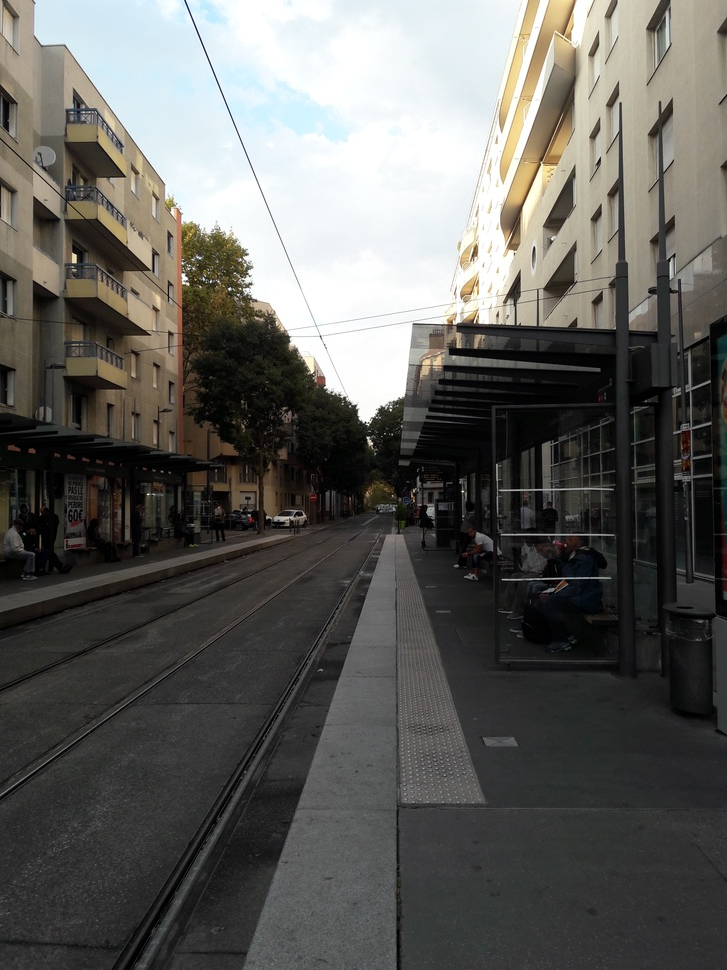
#> input picture Ressources/20180930_181636.jpg, 727 x 970 px, shrunk from 3096 x 4128 before the run
$ python test_deconvolution.py ../Ressources/20180930_181636.jpg
#> lines starting #> are read from the running program, lines starting #| are printed output that depends on the picture
from __future__ import print_function

import numpy as np
import cv2 as cv

# local module
# from common import nothing


def blur_edge(img, d=31):
#> called with d = 31
    h, w  = img.shape[:2]
#> h = 970; w = 727
    img_pad = cv.copyMakeBorder(img, d, d, d, d, cv.BORDER_WRAP)
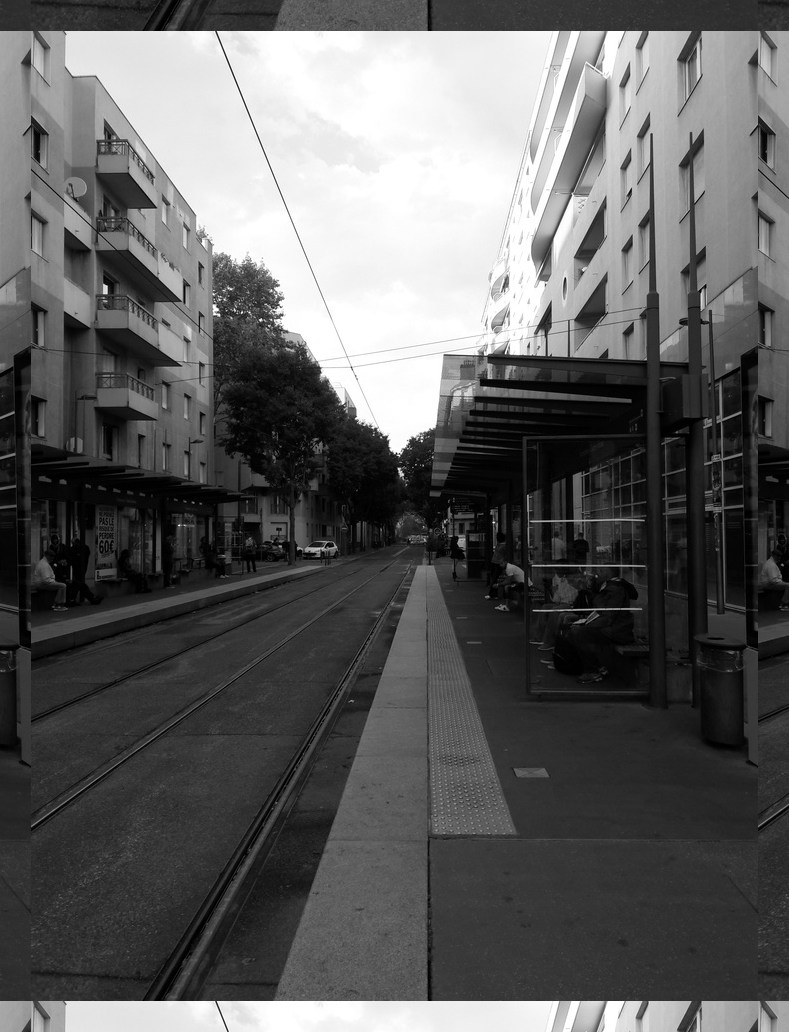
#> img_pad: shape (1032, 789) float32; min 0, max 1, mean 0.376
    img_blur = cv.GaussianBlur(img_pad, (2*d+1, 2*d+1), -1)[d:-d,d:-d]
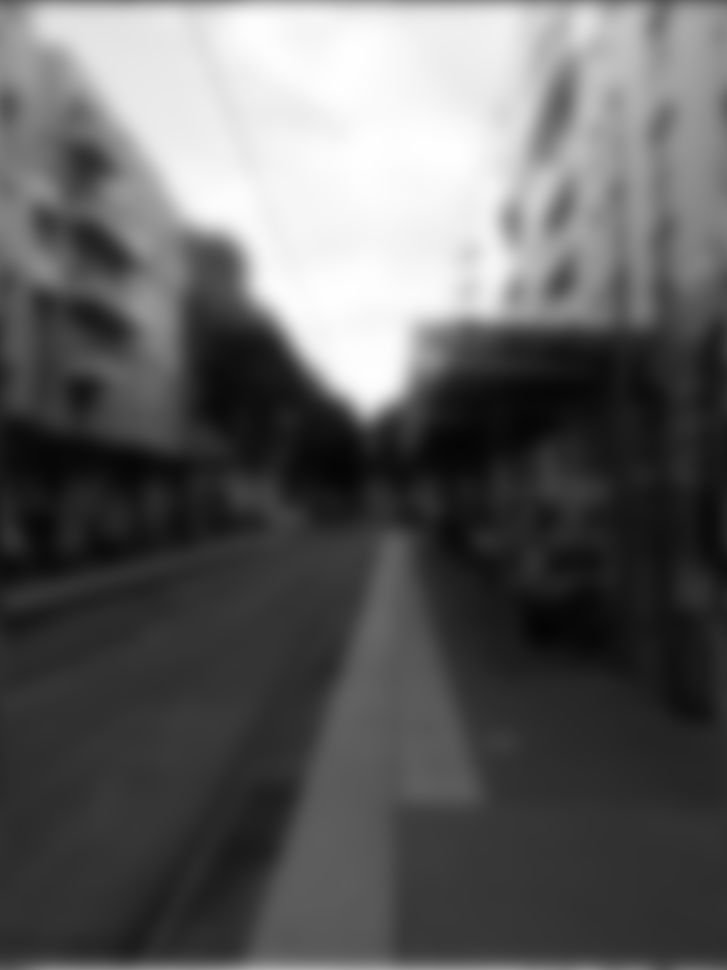
#> img_blur: shape (970, 727) float32; min 0.0182, max 0.999, mean 0.375
    y, x = np.indices((h, w))
    dist = np.dstack([x, w-x-1, y, h-y-1]).min(-1)
    w = np.minimum(np.float32(dist)/d, 1.0)
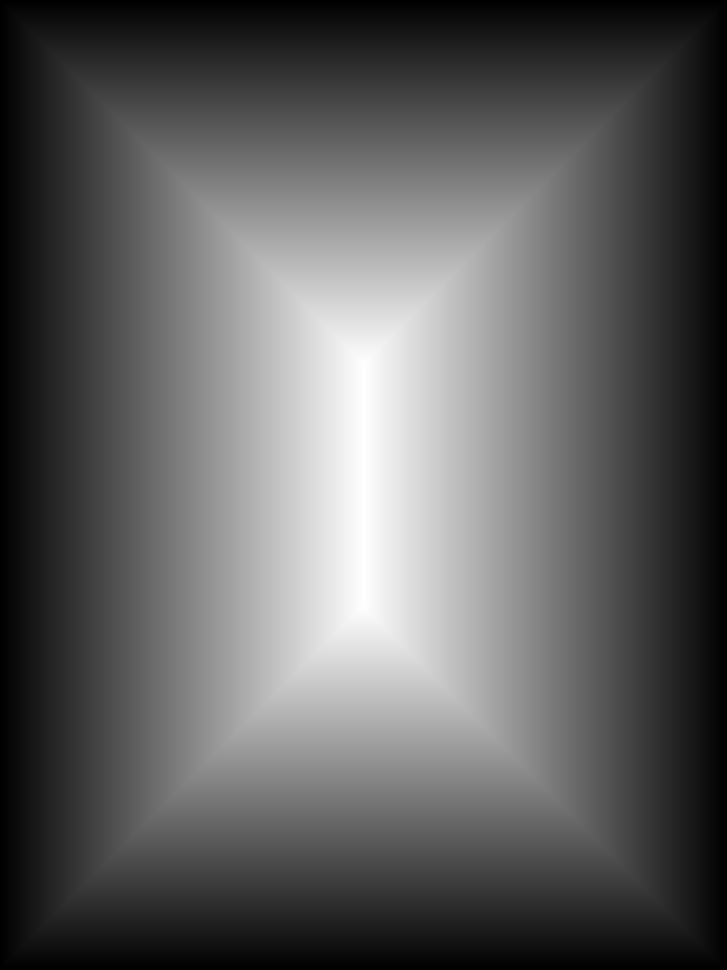
#> dist: shape (970, 727) int64; min 0, max 363, mean 135.8; drawn with min black and max white
    return img*w + img_blur*(1-w)
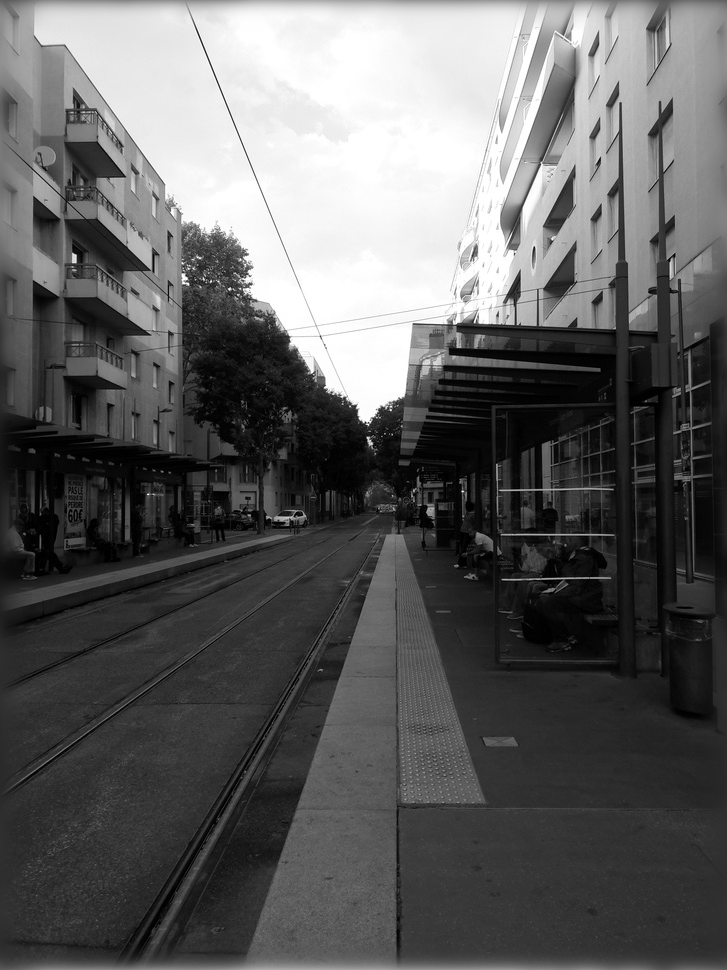
#> returned value: shape (970, 727) float32; min 0, max 1, mean 0.375

def motion_kernel(angle, d, sz=65):
    kern = np.ones((1, d), np.float32)
    c, s = np.cos(angle), np.sin(angle)
    A = np.float32([[c, -s, 0], [s, c, 0]])
    sz2 = sz // 2
    A[:,2] = (sz2, sz2) - np.dot(A[:,:2], ((d-1)*0.5, 0))
    kern = cv.warpAffine(kern, A, (sz, sz), flags=cv.INTER_CUBIC)
    return kern

def defocus_kernel(d, sz=65):
    kern = np.zeros((sz, sz), np.uint8)
    cv.circle(kern, (sz, sz), d, 255, -1, cv.LINE_AA, shift=1)
    kern = np.float32(kern) / 255.0
    return kern


if __name__ == '__main__':
    print(__doc__)
    import sys, getopt
    opts, args = getopt.getopt(sys.argv[1:], '', ['circle', 'angle=', 'd=', 'snr='])
    opts = dict(opts)
    try:
        fn = args[0]
    except:
        fn = 'Outputs//frame26.jpg'

    win = 'deconvolution'

    img = cv.imread(fn, cv.IMREAD_GRAYSCALE)
    if img is None:
        print('Failed to load file:', fn)
        sys.exit(1)

    img = np.float32(img)/255.0
    cv.imshow('input', img)

    img = blur_edge(img)
    IMG = cv.dft(img, flags=cv.DFT_COMPLEX_OUTPUT)

    defocus = '--circle' in opts

    def update(_):
        ang = np.deg2rad( cv.getTrackbarPos('angle', win) )
        d = cv.getTrackbarPos('d', win)
        noise = 10**(-0.1*cv.getTrackbarPos('SNR (db)', win))

        if defocus:
            psf = defocus_kernel(d)
        else:
            psf = motion_kernel(ang, d)
        cv.imshow('psf', psf)
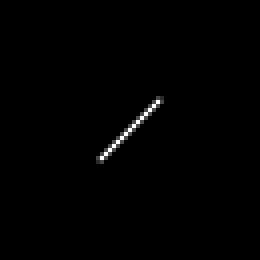
#> window 'psf': shape (65, 65) (shown 4 times larger); min 0, max 255, mean 1.5

        psf /= psf.sum()
        psf_pad = np.zeros_like(img)
        kh, kw = psf.shape
        psf_pad[:kh, :kw] = psf
        PSF = cv.dft(psf_pad, flags=cv.DFT_COMPLEX_OUTPUT, nonzeroRows = kh)
        PSF2 = (PSF**2).sum(-1)
        iPSF = PSF / (PSF2 + noise)[...,np.newaxis]
        RES = cv.mulSpectrums(IMG, iPSF, 0)
        res = cv.idft(RES, flags=cv.DFT_SCALE | cv.DFT_REAL_OUTPUT )
        res = np.roll(res, -kh//2, 0)
        res = np.roll(res, -kw//2, 1)
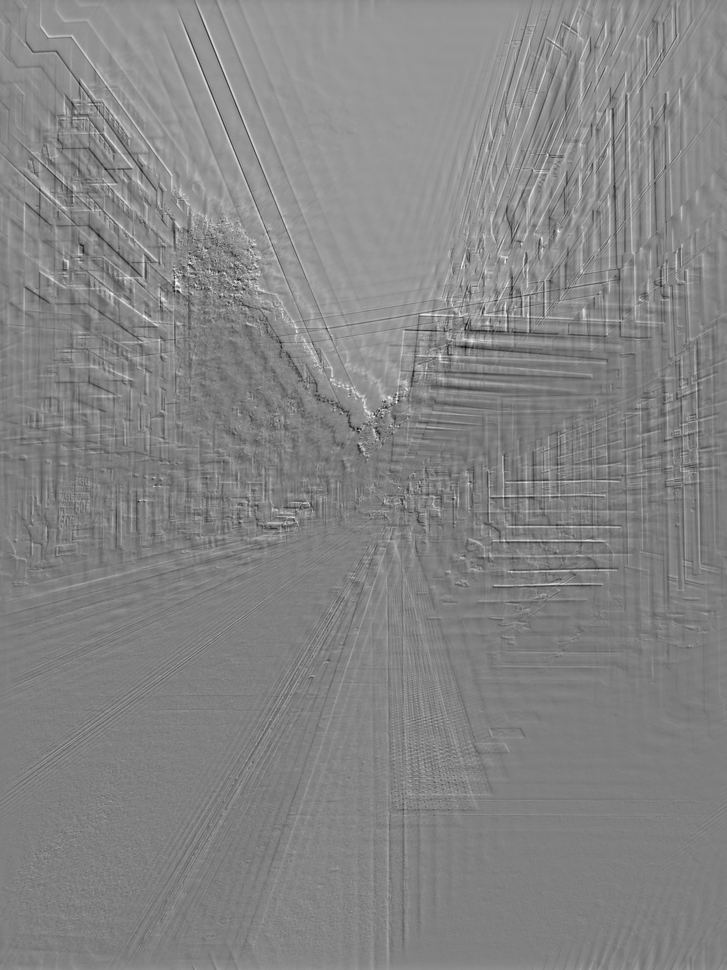
#> res: shape (970, 727) float32; min -3.88, max 4.28, mean 0.374; drawn with min black and max white
        cv.imshow(win, res)
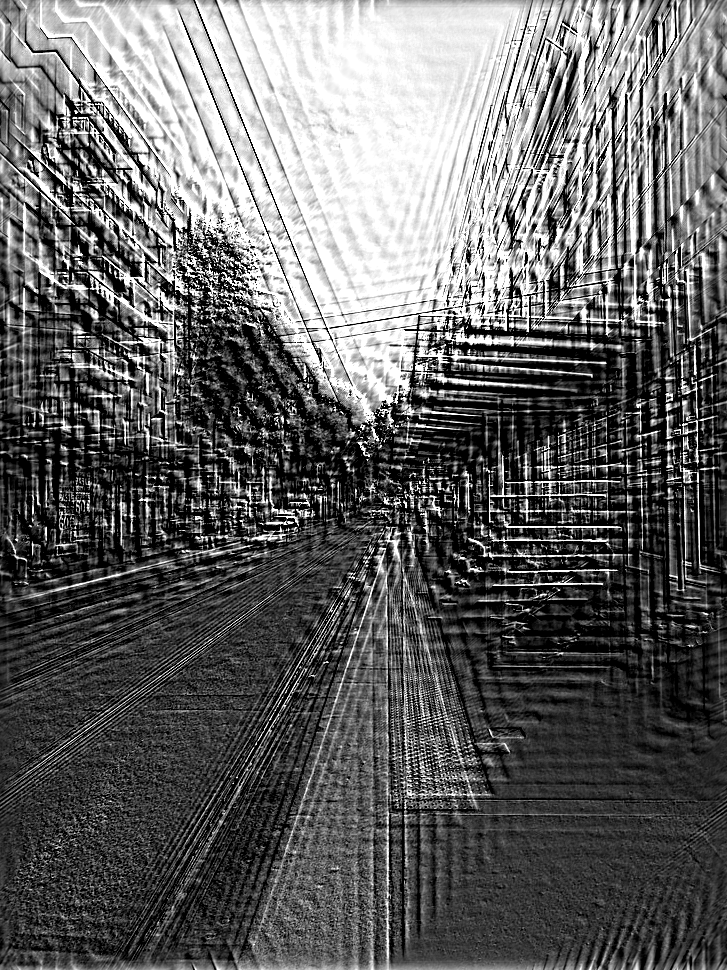
#> window 'deconvolution': shape (970, 727); min 0, max 255, mean 99.5

    cv.namedWindow(win)
    cv.namedWindow('psf', 0)
    cv.createTrackbar('angle', win, int(opts.get('--angle', 135)), 180, update)
    cv.createTrackbar('d', win, int(opts.get('--d', 22)), 50, update)
    cv.createTrackbar('SNR (db)', win, int(opts.get('--snr', 25)), 50, update)
    update(None)

    while True:
        ch = cv.waitKey()
#> (key Esc is pressed here)
        if ch == 27:
            break
        if ch == ord(' '):
            defocus = not defocus
            update(None)
